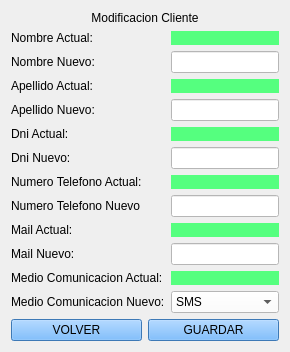
    <widget class="QWidget" name="page_modificacion_cliente">
     <layout class="QHBoxLayout" name="horizontalLayout_8">
      <item>
       <layout class="QGridLayout" name="gridLayout_21">
        <item row="0" column="0">
         <widget class="QLabel" name="label_11">
          <property name="styleSheet">
           <string notr="true">font: 36pt &quot;Segoe UI&quot;;</string>
          </property>
          <property name="text">
           <string>Modificacion Cliente</string>
          </property>
          <property name="alignment">
           <set>Qt::AlignCenter</set>
          </property>
         </widget>
        </item>
        <item row="1" column="0">
         <layout class="QGridLayout" name="gridLayout_20">
          <item row="0" column="0">
           <layout class="QGridLayout" name="gridLayout_18">
            <item row="7" column="0">
             <widget class="QLabel" name="label_19">
              <property name="text">
               <string>Numero Telefono Nuevo</string>
              </property>
             </widget>
            </item>
            <item row="1" column="0">
             <widget class="QLabel" name="label_13">
              <property name="text">
               <string>Nombre Nuevo:</string>
              </property>
             </widget>
            </item>
            <item row="11" column="0">
             <widget class="QLabel" name="label_23">
              <property name="text">
               <string>Medio Comunicacion Nuevo:</string>
              </property>
             </widget>
            </item>
            <item row="6" column="0">
             <widget class="QLabel" name="label_18">
              <property name="text">
               <string>Numero Telefono Actual:</string>
              </property>
             </widget>
            </item>
            <item row="5" column="0">
             <widget class="QLabel" name="label_17">
              <property name="text">
               <string>Dni Nuevo:</string>
              </property>
             </widget>
            </item>
            <item row="3" column="1">
             <widget class="QLineEdit" name="le_apellido_nuevo">
              <property name="styleSheet">
               <string notr="true">background-color: rgb(255, 255, 255);</string>
              </property>
             </widget>
            </item>
            <item row="7" column="1">
             <widget class="QLineEdit" name="le_telefono_nuevo">
              <property name="styleSheet">
               <string notr="true">background-color: rgb(255, 255, 255);</string>
              </property>
             </widget>
            </item>
            <item row="5" column="1">
             <widget class="QLineEdit" name="le_dni_nuevo">
              <property name="styleSheet">
               <string notr="true">background-color: rgb(255, 255, 255);</string>
              </property>
             </widget>
            </item>
            <item row="9" column="1">
             <widget class="QLineEdit" name="le_mail_nuevo">
              <property name="styleSheet">
               <string notr="true">background-color: rgb(255, 255, 255);</string>
              </property>
             </widget>
            </item>
            <item row="6" column="1">
             <widget class="QLabel" name="lb_telefono_actual">
              <property name="styleSheet">
               <string notr="true">background-color: rgb(85, 255, 127);</string>
              </property>
              <property name="text">
               <string/>
              </property>
             </widget>
            </item>
            <item row="11" column="1">
             <widget class="QComboBox" name="cb_medio_nuevo">
              <property name="styleSheet">
               <string notr="true">background-color: rgb(255, 255, 255);</string>
              </property>
              <item>
               <property name="text">
                <string>SMS</string>
               </property>
              </item>
              <item>
               <property name="text">
                <string>MAIL</string>
               </property>
              </item>
             </widget>
            </item>
            <item row="10" column="0">
             <widget class="QLabel" name="label_22">
              <property name="text">
               <string>Medio Comunicacion Actual:</string>
              </property>
             </widget>
            </item>
            <item row="9" column="0">
             <widget class="QLabel" name="label_21">
              <property name="text">
               <string>Mail Nuevo:</string>
              </property>
             </widget>
            </item>
            <item row="2" column="1">
             <widget class="QLabel" name="lb_apellido_actual">
              <property name="styleSheet">
               <string notr="true">background-color: rgb(85, 255, 127);</string>
              </property>
              <property name="text">
               <string/>
              </property>
             </widget>
            </item>
            <item row="3" column="0">
             <widget class="QLabel" name="label_15">
              <property name="text">
               <string>Apellido Nuevo:</string>
              </property>
             </widget>
            </item>
            <item row="8" column="1">
             <widget class="QLabel" name="lb_mail_actual">
              <property name="styleSheet">
               <string notr="true">background-color: rgb(85, 255, 127);</string>
              </property>
              <property name="text">
               <string/>
              </property>
             </widget>
            </item>
            <item row="0" column="0">
             <widget class="QLabel" name="label_12">
              <property name="text">
               <string>Nombre Actual:</string>
              </property>
             </widget>
            </item>
            <item row="8" column="0">
             <widget class="QLabel" name="label_20">
              <property name="text">
               <string>Mail Actual:</string>
              </property>
             </widget>
            </item>
            <item row="2" column="0">
             <widget class="QLabel" name="label_14">
              <property name="text">
               <string>Apellido Actual:</string>
              </property>
             </widget>
            </item>
            <item row="1" column="1">
             <widget class="QLineEdit" name="le_nombre_nuevo">
              <property name="styleSheet">
               <string notr="true">background-color: rgb(255, 255, 255);</string>
              </property>
             </widget>
            </item>
            <item row="0" column="1">
             <widget class="QLabel" name="lb_nombre_actual">
              <property name="styleSheet">
               <string notr="true">background-color: rgb(85, 255, 127);</string>
              </property>
              <property name="text">
               <string/>
              </property>
             </widget>
            </item>
            <item row="10" column="1">
             <widget class="QLabel" name="lb_medio_actual">
              <property name="styleSheet">
               <string notr="true">background-color: rgb(85, 255, 127);</string>
              </property>
              <property name="text">
               <string/>
              </property>
             </widget>
            </item>
            <item row="4" column="1">
             <widget class="QLabel" name="lb_dni_actual">
              <property name="styleSheet">
               <string notr="true">background-color: rgb(85, 255, 127);</string>
              </property>
              <property name="text">
               <string/>
              </property>
             </widget>
            </item>
            <item row="4" column="0">
             <widget class="QLabel" name="label_16">
              <property name="text">
               <string>Dni Actual:</string>
              </property>
             </widget>
            </item>
           </layout>
          </item>
          <item row="1" column="0">
           <layout class="QGridLayout" name="gridLayout_19">
            <item row="0" column="0">
             <widget class="QPushButton" name="bt_volver_modificacion_cliente">
              <property name="styleSheet">
               <string notr="true">background-color: rgb(85, 170, 255);</string>
              </property>
              <property name="text">
               <string>VOLVER</string>
              </property>
             </widget>
            </item>
            <item row="0" column="1">
             <widget class="QPushButton" name="bt_guardar_modificacion_cliente">
              <property name="styleSheet">
               <string notr="true">background-color: rgb(85, 170, 255);</string>
              </property>
              <property name="text">
               <string>GUARDAR</string>
              </property>
             </widget>
            </item>
           </layout>
          </item>
         </layout>
        </item>
       </layout>
      </item>
     </layout>
    </widget>
